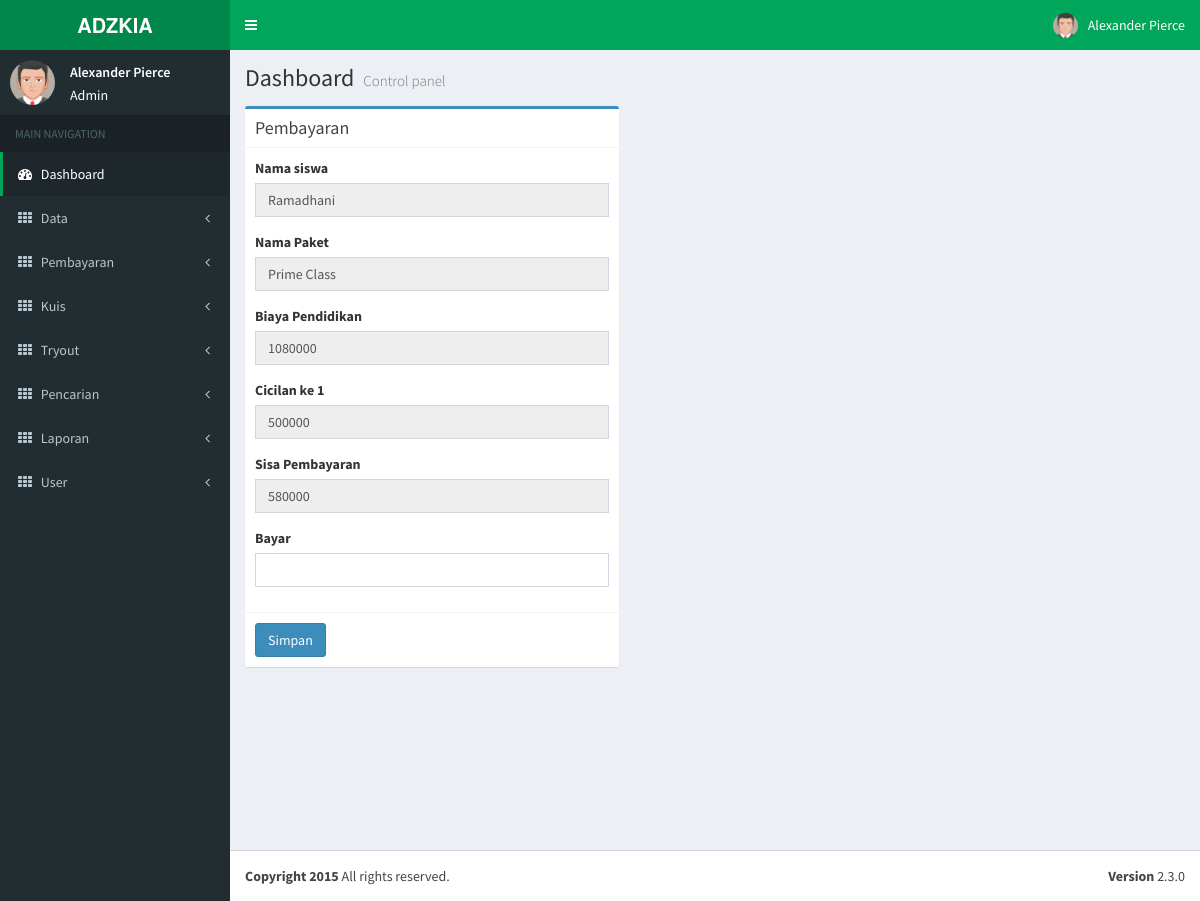
The app's page /index.php?p=bayar/bayar.php&id=1 with its own data.
### tables this page shows
CREATE TABLE IF NOT EXISTS `biaya_kursus` (
  `id_biaya` int(10) NOT NULL AUTO_INCREMENT,
  `id_paket` int(10) NOT NULL,
  `id_siswa` int(10) NOT NULL,
  `id_kantor` int(10) NOT NULL,
  `diskon` int(100) NOT NULL,
  `diskonuang` varchar(100) NOT NULL,
  `total_biaya` int(100) NOT NULL,
  `sisa` int(10) NOT NULL,
  PRIMARY KEY (`id_biaya`)
);

CREATE TABLE IF NOT EXISTS `data_siswa` (
  `id_siswa` int(6) NOT NULL AUTO_INCREMENT,
  `id_kantor` int(10) NOT NULL,
  `kd_reg` varchar(10) NOT NULL,
  `nama` varchar(50) NOT NULL,
  `email` varchar(50) NOT NULL,
  `tgl` varchar(50) NOT NULL,
  `tempat_lahir` varchar(50) NOT NULL,
  `jk` varchar(15) NOT NULL,
  `agama` varchar(15) NOT NULL,
  `anak_ke` varchar(15) NOT NULL,
  `asal_sekolah` varchar(20) NOT NULL,
  `alamat` varchar(30) NOT NULL,
  `tlpon` varchar(20) NOT NULL,
  `fb` varchar(20) NOT NULL,
  `bbm` varchar(20) NOT NULL,
  `nama_ortu` varchar(50) NOT NULL,
  `tlpn_ortu` varchar(50) NOT NULL,
  `pekerjaan` varchar(50) NOT NULL,
  `pil_program` varchar(20) NOT NULL,
  `id_paket` int(10) NOT NULL,
  `info_lain` varchar(20) NOT NULL,
  `status` varchar(10) NOT NULL,
  `tgl_daftar` date NOT NULL,
  `gambar` varchar(100) NOT NULL,
  `id_ta` int(10) NOT NULL,
  `tahun` varchar(10) NOT NULL,
  `nis` varchar(10) NOT NULL,
  `sisapembayaran` varchar(10) NOT NULL,
  PRIMARY KEY (`id_siswa`)
);

CREATE TABLE IF NOT EXISTS `paket` (
  `id_paket` int(10) NOT NULL AUTO_INCREMENT,
  `nama_paket` varchar(100) NOT NULL,
  `biaya_paket` varchar(100) NOT NULL,
  `nom` varchar(10) NOT NULL,
  PRIMARY KEY (`id_paket`)
);

CREATE TABLE IF NOT EXISTS `pembayaran` (
  `id_pembayaran` int(10) NOT NULL AUTO_INCREMENT,
  `id_biaya` int(10) NOT NULL,
  `id_siswa` int(10) NOT NULL,
  `tgl_bayar` date NOT NULL,
  `nominal` int(100) NOT NULL,
  `id_kantor` int(10) NOT NULL,
  `cicilan` varchar(100) NOT NULL,
  PRIMARY KEY (`id_pembayaran`)
);

### include/bayar/bayar.php (the view, shortened to what this page needs)
<div class="col-md-5">
  <div class="box box-primary">
    <div class="box-header with-border">
      <h3 class="box-title titleju">Pembayaran</h3>
    </div>
    <?php
      $id = $_REQUEST['id'];
      $mysql = mysql_query("SELECT * FROM biaya_kursus b inner join data_siswa d on b.id_siswa=d.id_siswa inner join paket p on b.id_paket=p.id_paket WHERE b.id_siswa='$id' ");
      $ambil = mysql_fetch_array($mysql);
         $id_siswa = $ambil['id_siswa'];
        $nama_paket = $ambil['nama_paket'];
        $nama_siswa = $ambil['nama'];
        $biaya = $ambil['total_biaya'];
    ?>
    <form role="form" method="post" action="include/bayar/pro_bayar.php" enctype="multipart/form-data">
      <div class="box-body">
       <div class="form-group">
          <label>Nama siswa</label>
          <input required type="text" name="nama_siswa" class="form-control" value="<?php echo $nama_siswa; ?>" disabled>
        </div>
        <div class="form-group">
          <label>Nama Paket</label>
          <input required type="text" name="nama_paket" class="form-control" value="<?php echo $nama_paket; ?>" disabled>
        </div>
         <div class="form-group">
          <label>Biaya Pendidikan</label>
          <input required type="text" name="biaya" class="form-control" value="<?php echo $biaya; ?>" disabled>
        </div>
        <?php
        $c=1;
        $x=mysql_query("select * from pembayaran p inner join biaya_kursus b on p.id_biaya=b.id_biaya inner join data_siswa d on b.id_siswa=d.id_siswa where d.id_siswa='$id_siswa'");
        while($z=mysql_fetch_array($x))
        {
          $cicil=$z['nominal'];
         ?>
       <div class="form-group">
          <label>Cicilan ke <?php echo $c; ?></label>
          <input required type="text" name="sisa" class="form-control" value="<?php echo $cicil; ?>" disabled>
        </div>
        <?php
        $c++;
        }
        $d=mysql_query("select sum(nominal) as total from pembayaran p inner join biaya_kursus b on p.id_biaya=b.id_biaya inner join data_siswa d on b.id_siswa=d.id_siswa where d.id_siswa='$id_siswa'");
        $w=mysql_fetch_array($d);
        $nomtotal=$w['total'];
        $total=($biaya-$nomtotal);
        ?>
        <div class="form-group">
          <label>Sisa Pembayaran</label>
          <input required type="text" name="sisa" class="form-control" value="<?php echo $total; ?>" disabled>
        </div>
       <div class="form-group">
          <label>Bayar </label>
          <input required type="text" name="bayar" class="form-control" >
        </div>
      </div>
      <div class="box-footer">
          <button type="submit" name="submit" class="btn btn-primary">Simpan</button>
      </div>
    </form>
  </div>
</div>

### records on screen
biaya_kursus: nama_siswa "Ramadhani", nama_paket "Prime Class", biaya "1080000"
pembayaran: sisa "500000"
